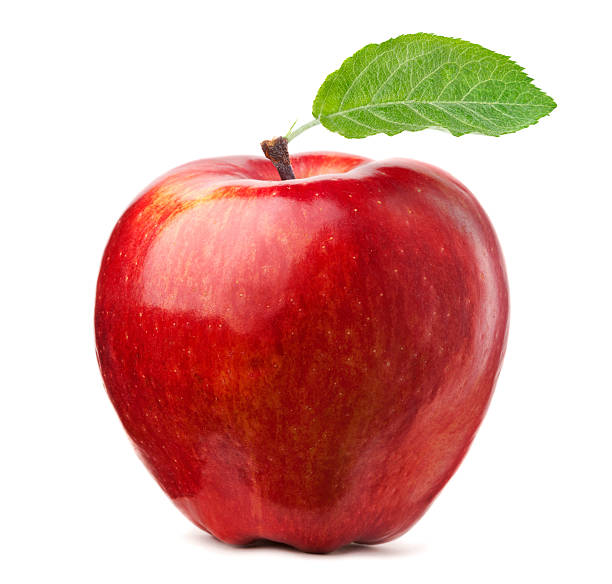
#> input picture workshops/apple.jpg, 612 x 584 px, found by its file name
$ python light2_cv2.py
#> lines starting #> are read from the running program, lines starting #| are printed output that depends on the picture
# Copyright 2019 Google LLC
#
# Licensed under the Apache License, Version 2.0 (the "License");
# you may not use this file except in compliance with the License.
# You may obtain a copy of the License at
#
#     https://www.apache.org/licenses/LICENSE-2.0
#
# Unless required by applicable law or agreed to in writing, software
# distributed under the License is distributed on an "AS IS" BASIS,
# WITHOUT WARRANTIES OR CONDITIONS OF ANY KIND, either express or implied.
# See the License for the specific language governing permissions and
# limitations under the License.

import cv2
import numpy as np
from matplotlib import pyplot as plt

image = cv2.imread('apple.jpg')
#> image is the input picture: shape (584, 612, 3); mean B, G, R 166.3, 173.4, 220.6

# multiplier: Blue* 1.7, Green * 0.2, Red * 0.1
image = image * np.array([1.7, 0.2, 0.1])
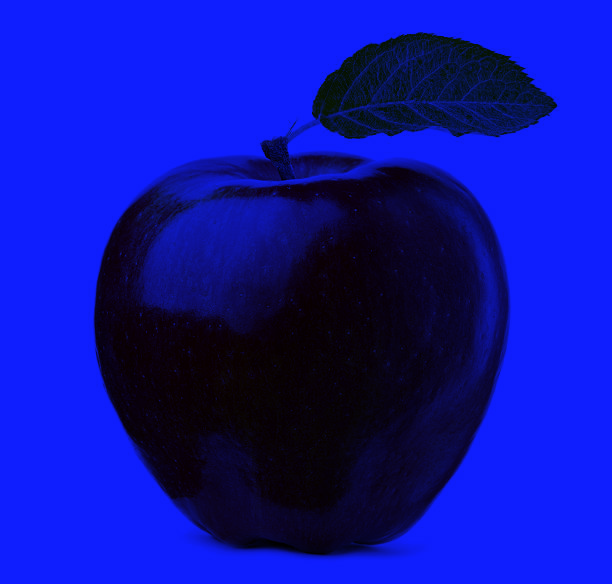
#> image: shape (584, 612, 3) float64; mean B, G, R 282.7, 34.7, 22.1; drawn with min black and max white
image = image.astype(np.uint8)
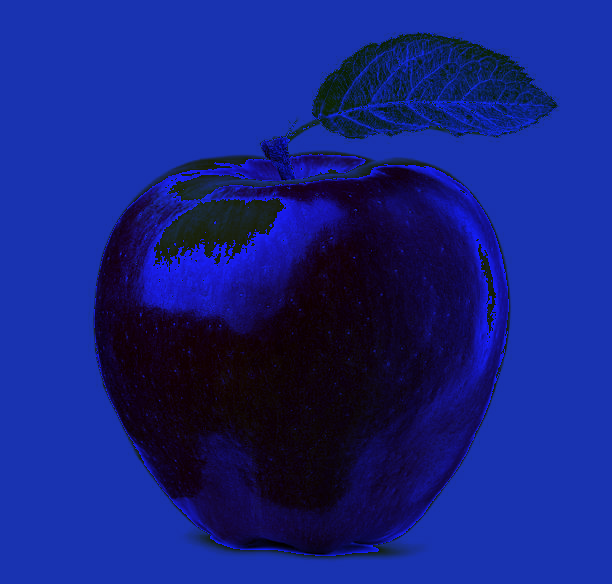
#> image: shape (584, 612, 3); mean B, G, R 130.6, 34.5, 21.6

plt.imshow(image)
